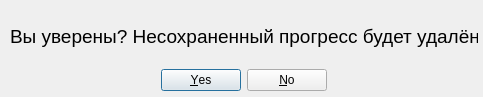
<?xml version="1.0" encoding="UTF-8"?>
<ui version="4.0">
 <class>Dialog</class>
 <widget class="QDialog" name="Dialog">
  <property name="geometry">
   <rect>
    <x>0</x>
    <y>0</y>
    <width>483</width>
    <height>97</height>
   </rect>
  </property>
  <property name="windowTitle">
   <string>Dialog</string>
  </property>
  <widget class="QWidget" name="verticalLayoutWidget">
   <property name="geometry">
    <rect>
     <x>10</x>
     <y>10</y>
     <width>468</width>
     <height>81</height>
    </rect>
   </property>
   <layout class="QVBoxLayout" name="verticalLayout">
    <item>
     <widget class="QLabel" name="label">
      <property name="font">
       <font>
        <pointsize>14</pointsize>
       </font>
      </property>
      <property name="text">
       <string>Вы уверены? Несохраненный прогресс будет удалён</string>
      </property>
     </widget>
    </item>
    <item>
     <widget class="QDialogButtonBox" name="Buttons">
      <property name="orientation">
       <enum>Qt::Horizontal</enum>
      </property>
      <property name="standardButtons">
       <set>QDialogButtonBox::No|QDialogButtonBox::Yes</set>
      </property>
      <property name="centerButtons">
       <bool>true</bool>
      </property>
     </widget>
    </item>
   </layout>
  </widget>
 </widget>
 <resources/>
 <connections>
  <connection>
   <sender>Buttons</sender>
   <signal>accepted()</signal>
   <receiver>Dialog</receiver>
   <slot>accept()</slot>
   <hints>
    <hint type="sourcelabel">
     <x>248</x>
     <y>254</y>
    </hint>
    <hint type="destinationlabel">
     <x>157</x>
     <y>274</y>
    </hint>
   </hints>
  </connection>
  <connection>
   <sender>Buttons</sender>
   <signal>rejected()</signal>
   <receiver>Dialog</receiver>
   <slot>reject()</slot>
   <hints>
    <hint type="sourcelabel">
     <x>316</x>
     <y>260</y>
    </hint>
    <hint type="destinationlabel">
     <x>286</x>
     <y>274</y>
    </hint>
   </hints>
  </connection>
 </connections>
</ui>
